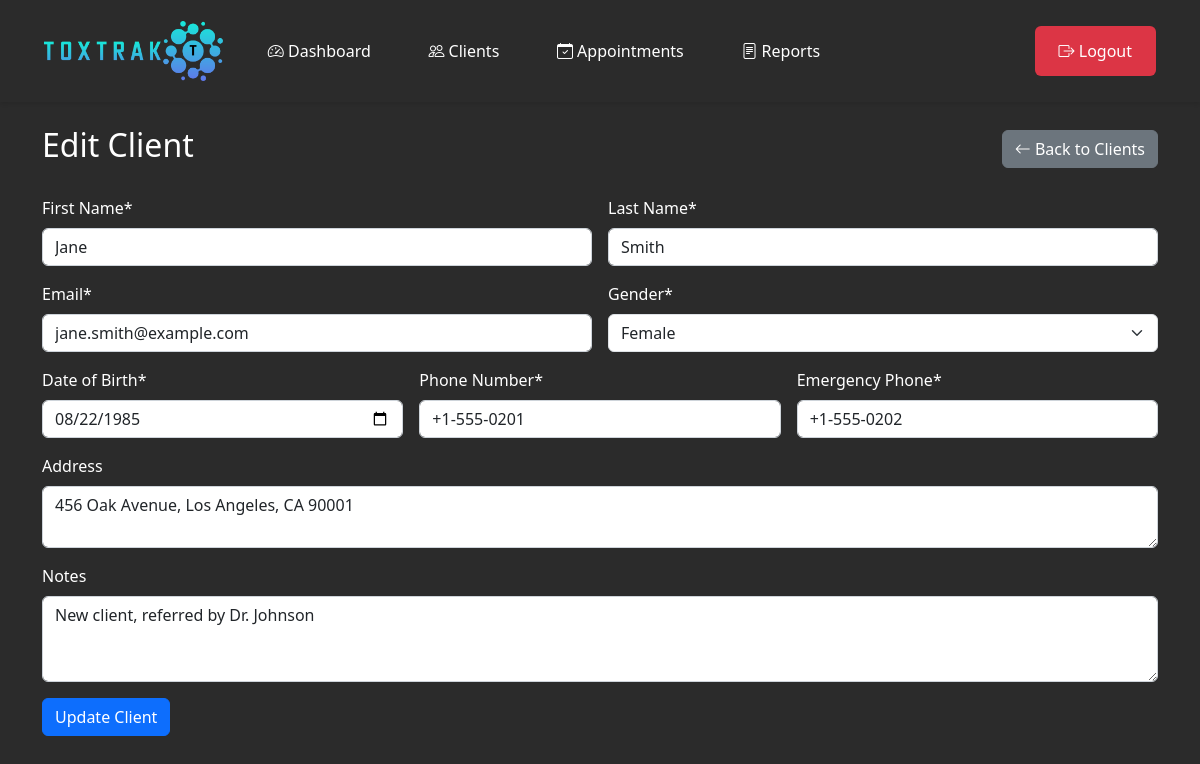
The app's page /client_edit.php?id=2 (signed in) with its own data.
### tables this page shows
CREATE TABLE IF NOT EXISTS `clients` (
    `id` INT(11) UNSIGNED NOT NULL AUTO_INCREMENT,
    `first_name` VARCHAR(100) NOT NULL,
    `last_name` VARCHAR(100) NOT NULL,
    `email` VARCHAR(255) NOT NULL,
    `gender` ENUM('male', 'female', 'other') NOT NULL,
    `date_of_birth` DATE NOT NULL,
    `phone_number` VARCHAR(20) NOT NULL,
    `emergency_phone_number` VARCHAR(20) NOT NULL,
    `address` TEXT DEFAULT NULL,
    `note` TEXT DEFAULT NULL,
    `created_at` TIMESTAMP NOT NULL DEFAULT CURRENT_TIMESTAMP,
    `updated_at` TIMESTAMP NOT NULL DEFAULT CURRENT_TIMESTAMP ON UPDATE CURRENT_TIMESTAMP,
    PRIMARY KEY (`id`),
    UNIQUE KEY `clients_email_unique` (`email`),
    KEY `idx_clients_name` (`first_name`, `last_name`),
    KEY `idx_clients_email` (`email`)
);

### client_edit.php (the view, shortened to what this page needs)
<?php
require_once 'db.php';
$client_id = $_GET['id'];
$stmt = $pdo->prepare("SELECT * FROM clients WHERE id = ?");
$stmt->execute([$client_id]);
$client = $stmt->fetch();
?>
<!DOCTYPE html>
<html lang="en">
<head>
    <link href="https://cdn.jsdelivr.net/npm/bootstrap@5.3.2/dist/css/bootstrap.min.css" rel="stylesheet">
    <link rel="stylesheet" href="https://cdn.jsdelivr.net/npm/bootstrap-icons@1.11.1/font/bootstrap-icons.css">
    <link rel="stylesheet" href="dashboard.css">
</head>
<body>
    <?php include 'navbar.php'; ?>
    <div class="container mt-4">
        <div class="d-flex justify-content-between align-items-center mb-4">
            <h2>Edit Client</h2>
            <a href="clients.php" class="btn btn-secondary">
                <i class="bi bi-arrow-left"></i> Back to Clients
            </a>
        </div>
        <form method="POST" action="" class="row g-3">
            <div class="col-md-6">
                <label for="first_name" class="form-label">First Name*</label>
                <input type="text" class="form-control" id="first_name" name="first_name"
                       value="<?= htmlspecialchars($client['first_name']) ?>" required>
            </div>
            <div class="col-md-6">
                <label for="last_name" class="form-label">Last Name*</label>
                <input type="text" class="form-control" id="last_name" name="last_name"
                       value="<?= htmlspecialchars($client['last_name']) ?>" required>
            </div>
            <div class="col-md-6">
                <label for="email" class="form-label">Email*</label>
                <input type="email" class="form-control" id="email" name="email"
                       value="<?= htmlspecialchars($client['email']) ?>" required>
            </div>
            <div class="col-md-6">
                <label for="gender" class="form-label">Gender*</label>
                <select class="form-select" id="gender" name="gender" required>
                    <option value="female" <?= $client['gender'] === 'female' ? 'selected' : '' ?>>Female</option>
                </select>
            </div>
            <div class="col-md-4">
                <label for="date_of_birth" class="form-label">Date of Birth*</label>
                <input type="date" class="form-control" id="date_of_birth" name="date_of_birth"
                       value="<?= htmlspecialchars($client['date_of_birth']) ?>" required>
            </div>
            <div class="col-md-4">
                <label for="phone_number" class="form-label">Phone Number*</label>
                <input type="tel" class="form-control" id="phone_number" name="phone_number"
                       value="<?= htmlspecialchars($client['phone_number']) ?>" required>
            </div>
            <div class="col-md-4">
                <label for="emergency_phone_number" class="form-label">Emergency Phone*</label>
                <input type="tel" class="form-control" id="emergency_phone_number" name="emergency_phone_number"
                       value="<?= htmlspecialchars($client['emergency_phone_number']) ?>" required>
            </div>
            <div class="col-12">
                <label for="address" class="form-label">Address</label>
                <textarea class="form-control" id="address" name="address" rows="2"><?= htmlspecialchars($client['address']) ?></textarea>
            </div>
            <div class="col-12">
                <label for="note" class="form-label">Notes</label>
                <textarea class="form-control" id="note" name="note" rows="3"><?= htmlspecialchars($client['note']) ?></textarea>
            </div>
            <div class="col-12">
                <button type="submit" class="btn btn-primary">Update Client</button>
            </div>
        </form>
    </div>
</body>
</html>

### dashboard.css (style rules this page uses)
body { background-color: #2b2b2b; min-height: 100vh; color: #fff; }
.form-control { background-color: #fff; border: 1px solid #ced4da; color: #212529; }
.form-label { color: #fff; }

### records on screen
clients: first_name "Jane", last_name "Smith", email "jane.smith@example.com", gender "Female", date_of_birth "08/22/1985", phone_number "+1-555-0201", emergency_phone_number "+1-555-0202", address "456 Oak Avenue, Los Angeles, CA 90001", note "New client, referred by Dr. Johnson"
